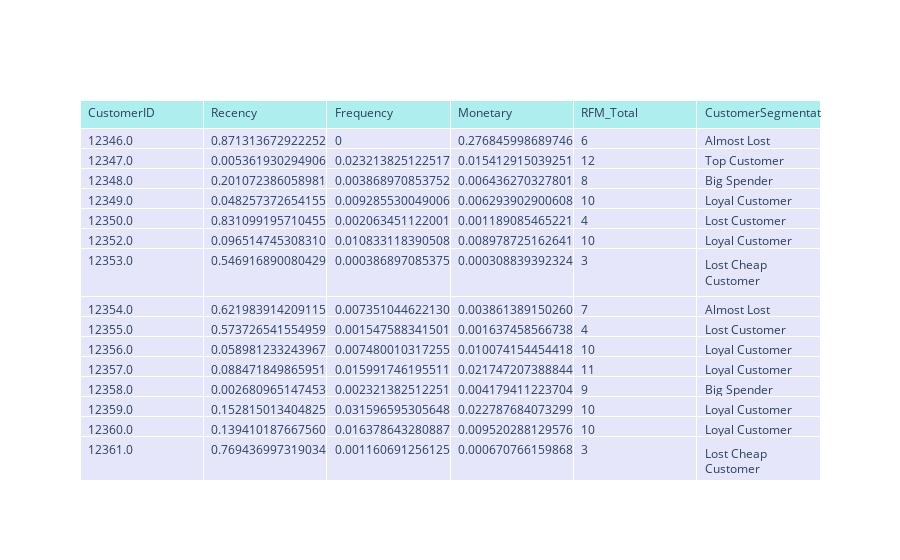

Write notebook code for a chart like this one.
### Code cell
fig = go.Figure(data=[go.Table(
    header=dict(values=['CustomerID', 'Recency', 'Frequency', 'Monetary', 'RFM_Total', 'CustomerSegmentation'],
                fill_color='paleturquoise',
                align='left'),
    cells=dict(values=[seg.index, seg['Recency'], seg['Frequency'], seg['Monetary'], seg['RFM_Total'], seg['CustomerSegmentation']],
                fill_color='lavender',
                align='left'))
])

fig.show()

### Figure 1 — Plotly figure (JSON) as saved in the notebook; plotly's stock layout.template omitted (floating-point values rounded to 4 significant figures; data arrays with more than 128 entries replaced by an {"elided": "..."} marker saying what was removed)
{"data": [{"cells": {"align": "left", "fill": {"color": "lavender"}, "values": {"elided": "6x4336 mixed values"}}, "header": {"align": "left", "fill": {"color": "paleturquoise"}, "values": ["CustomerID", "Recency", "Frequency", "Monetary", "RFM_Total", "CustomerSegmentation"]}, "type": "table"}], "layout": {}}
